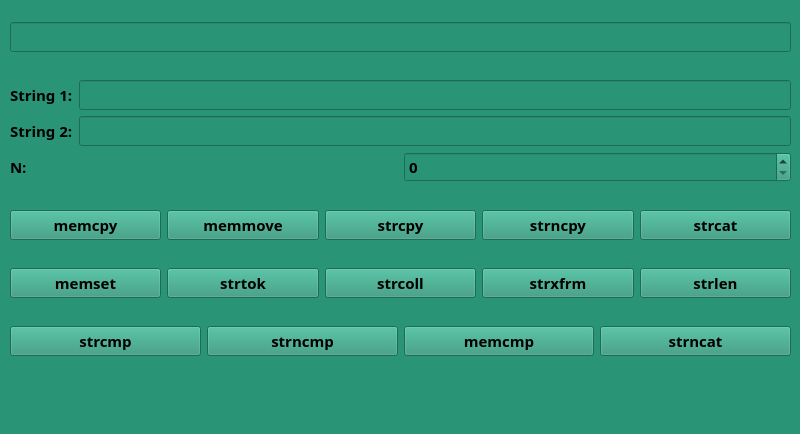
<?xml version="1.0" encoding="UTF-8"?>
<ui version="4.0">
 <class>MainWindow</class>
 <widget class="QMainWindow" name="MainWindow">
  <property name="geometry">
   <rect>
    <x>0</x>
    <y>0</y>
    <width>800</width>
    <height>434</height>
   </rect>
  </property>
  <property name="sizePolicy">
   <sizepolicy hsizetype="Preferred" vsizetype="Preferred">
    <horstretch>0</horstretch>
    <verstretch>0</verstretch>
   </sizepolicy>
  </property>
  <property name="baseSize">
   <size>
    <width>50</width>
    <height>10</height>
   </size>
  </property>
  <property name="font">
   <font>
    <family>11pt Liberation Sans</family>
    <pointsize>15</pointsize>
    <weight>88</weight>
    <italic>false</italic>
    <bold>true</bold>
   </font>
  </property>
  <property name="cursor">
   <cursorShape>ArrowCursor</cursorShape>
  </property>
  <property name="windowTitle">
   <string>MainWindow</string>
  </property>
  <property name="styleSheet">
   <string notr="true">background-color: rgb(42, 148, 118);
color: rgb(0, 0, 0);
font: 700 regular 11pt &quot;Liberation Sans&quot;;</string>
  </property>
  <widget class="QWidget" name="centralwidget">
   <property name="font">
    <font>
     <family>11pt Liberation Sans</family>
     <pointsize>7</pointsize>
     <weight>88</weight>
     <italic>false</italic>
     <bold>true</bold>
     <underline>false</underline>
     <kerning>true</kerning>
    </font>
   </property>
   <widget class="QWidget" name="layoutWidget">
    <property name="geometry">
     <rect>
      <x>10</x>
      <y>0</y>
      <width>781</width>
      <height>381</height>
     </rect>
    </property>
    <layout class="QVBoxLayout" name="verticalLayout">
     <item>
      <widget class="QLineEdit" name="ln_ans">
       <property name="enabled">
        <bool>false</bool>
       </property>
       <property name="font">
        <font>
         <family>11pt Liberation Sans</family>
         <pointsize>11</pointsize>
         <weight>88</weight>
         <italic>false</italic>
         <bold>true</bold>
        </font>
       </property>
      </widget>
     </item>
     <item>
      <layout class="QVBoxLayout" name="verticalLayout_2">
       <item>
        <layout class="QHBoxLayout" name="horizontalLayout_5">
         <item>
          <widget class="QLabel" name="label">
           <property name="font">
            <font>
             <family>11pt Liberation Sans</family>
             <pointsize>11</pointsize>
             <weight>88</weight>
             <italic>false</italic>
             <bold>true</bold>
            </font>
           </property>
           <property name="text">
            <string>String 1:</string>
           </property>
          </widget>
         </item>
         <item>
          <widget class="QLineEdit" name="ln_str1">
           <property name="font">
            <font>
             <family>11pt Liberation Sans</family>
             <pointsize>11</pointsize>
             <weight>88</weight>
             <italic>false</italic>
             <bold>true</bold>
            </font>
           </property>
          </widget>
         </item>
        </layout>
       </item>
       <item>
        <layout class="QHBoxLayout" name="horizontalLayout_4">
         <item>
          <widget class="QLabel" name="label_2">
           <property name="font">
            <font>
             <family>11pt Liberation Sans</family>
             <pointsize>11</pointsize>
             <weight>88</weight>
             <italic>false</italic>
             <bold>true</bold>
            </font>
           </property>
           <property name="text">
            <string>String 2:</string>
           </property>
          </widget>
         </item>
         <item>
          <widget class="QLineEdit" name="ln_str2">
           <property name="font">
            <font>
             <family>11pt Liberation Sans</family>
             <pointsize>11</pointsize>
             <weight>88</weight>
             <italic>false</italic>
             <bold>true</bold>
            </font>
           </property>
          </widget>
         </item>
        </layout>
       </item>
       <item>
        <layout class="QHBoxLayout" name="horizontalLayout_6">
         <item>
          <widget class="QLabel" name="label_3">
           <property name="font">
            <font>
             <family>11pt Liberation Sans</family>
             <pointsize>11</pointsize>
             <weight>88</weight>
             <italic>false</italic>
             <bold>true</bold>
            </font>
           </property>
           <property name="text">
            <string>N:</string>
           </property>
          </widget>
         </item>
         <item>
          <widget class="QSpinBox" name="spb_N">
           <property name="font">
            <font>
             <family>11pt Liberation Sans</family>
             <pointsize>11</pointsize>
             <weight>88</weight>
             <italic>false</italic>
             <bold>true</bold>
            </font>
           </property>
          </widget>
         </item>
        </layout>
       </item>
      </layout>
     </item>
     <item>
      <layout class="QHBoxLayout" name="horizontalLayout_3">
       <item>
        <widget class="QPushButton" name="bnt_memcpy">
         <property name="font">
          <font>
           <family>11pt Liberation Sans</family>
           <pointsize>11</pointsize>
           <weight>88</weight>
           <italic>false</italic>
           <bold>true</bold>
          </font>
         </property>
         <property name="text">
          <string>memcpy</string>
         </property>
        </widget>
       </item>
       <item>
        <widget class="QPushButton" name="bnt_memmove">
         <property name="font">
          <font>
           <family>11pt Liberation Sans</family>
           <pointsize>11</pointsize>
           <weight>88</weight>
           <italic>false</italic>
           <bold>true</bold>
          </font>
         </property>
         <property name="text">
          <string>memmove</string>
         </property>
        </widget>
       </item>
       <item>
        <widget class="QPushButton" name="bnt_strcpy">
         <property name="font">
          <font>
           <family>11pt Liberation Sans</family>
           <pointsize>11</pointsize>
           <weight>88</weight>
           <italic>false</italic>
           <bold>true</bold>
          </font>
         </property>
         <property name="text">
          <string>strcpy</string>
         </property>
        </widget>
       </item>
       <item>
        <widget class="QPushButton" name="bnt_strncpy">
         <property name="font">
          <font>
           <family>11pt Liberation Sans</family>
           <pointsize>11</pointsize>
           <weight>88</weight>
           <italic>false</italic>
           <bold>true</bold>
          </font>
         </property>
         <property name="text">
          <string>strncpy</string>
         </property>
        </widget>
       </item>
       <item>
        <widget class="QPushButton" name="bnt_strcat">
         <property name="font">
          <font>
           <family>11pt Liberation Sans</family>
           <pointsize>11</pointsize>
           <weight>88</weight>
           <italic>false</italic>
           <bold>true</bold>
          </font>
         </property>
         <property name="text">
          <string>strcat</string>
         </property>
        </widget>
       </item>
      </layout>
     </item>
     <item>
      <layout class="QHBoxLayout" name="horizontalLayout_2">
       <item>
        <widget class="QPushButton" name="bnt_memset">
         <property name="font">
          <font>
           <family>11pt Liberation Sans</family>
           <pointsize>11</pointsize>
           <weight>88</weight>
           <italic>false</italic>
           <bold>true</bold>
          </font>
         </property>
         <property name="text">
          <string>memset</string>
         </property>
        </widget>
       </item>
       <item>
        <widget class="QPushButton" name="bnt_strtok">
         <property name="font">
          <font>
           <family>11pt Liberation Sans</family>
           <pointsize>11</pointsize>
           <weight>88</weight>
           <italic>false</italic>
           <bold>true</bold>
          </font>
         </property>
         <property name="text">
          <string>strtok</string>
         </property>
        </widget>
       </item>
       <item>
        <widget class="QPushButton" name="bnt_strcoll">
         <property name="font">
          <font>
           <family>11pt Liberation Sans</family>
           <pointsize>11</pointsize>
           <weight>88</weight>
           <italic>false</italic>
           <bold>true</bold>
          </font>
         </property>
         <property name="text">
          <string>strcoll</string>
         </property>
        </widget>
       </item>
       <item>
        <widget class="QPushButton" name="bnt_strxfrm">
         <property name="font">
          <font>
           <family>11pt Liberation Sans</family>
           <pointsize>11</pointsize>
           <weight>88</weight>
           <italic>false</italic>
           <bold>true</bold>
          </font>
         </property>
         <property name="text">
          <string>strxfrm</string>
         </property>
        </widget>
       </item>
       <item>
        <widget class="QPushButton" name="bnt_strlen">
         <property name="font">
          <font>
           <family>11pt Liberation Sans</family>
           <pointsize>11</pointsize>
           <weight>88</weight>
           <italic>false</italic>
           <bold>true</bold>
          </font>
         </property>
         <property name="text">
          <string>strlen</string>
         </property>
        </widget>
       </item>
      </layout>
     </item>
     <item>
      <layout class="QHBoxLayout" name="horizontalLayout">
       <item>
        <widget class="QPushButton" name="bnt_strcmp">
         <property name="font">
          <font>
           <family>11pt Liberation Sans</family>
           <pointsize>11</pointsize>
           <weight>88</weight>
           <italic>false</italic>
           <bold>true</bold>
          </font>
         </property>
         <property name="text">
          <string>strcmp</string>
         </property>
        </widget>
       </item>
       <item>
        <widget class="QPushButton" name="bnt_strncmp">
         <property name="font">
          <font>
           <family>11pt Liberation Sans</family>
           <pointsize>11</pointsize>
           <weight>88</weight>
           <italic>false</italic>
           <bold>true</bold>
          </font>
         </property>
         <property name="text">
          <string>strncmp</string>
         </property>
        </widget>
       </item>
       <item>
        <widget class="QPushButton" name="bnt_memcmp">
         <property name="font">
          <font>
           <family>11pt Liberation Sans</family>
           <pointsize>11</pointsize>
           <weight>88</weight>
           <italic>false</italic>
           <bold>true</bold>
          </font>
         </property>
         <property name="text">
          <string>memcmp</string>
         </property>
        </widget>
       </item>
       <item>
        <widget class="QPushButton" name="bnt_strncat">
         <property name="font">
          <font>
           <family>11pt Liberation Sans</family>
           <pointsize>11</pointsize>
           <weight>88</weight>
           <italic>false</italic>
           <bold>true</bold>
          </font>
         </property>
         <property name="text">
          <string>strncat</string>
         </property>
        </widget>
       </item>
      </layout>
     </item>
    </layout>
   </widget>
  </widget>
  <widget class="QMenuBar" name="menubar">
   <property name="geometry">
    <rect>
     <x>0</x>
     <y>0</y>
     <width>800</width>
     <height>20</height>
    </rect>
   </property>
   <property name="sizePolicy">
    <sizepolicy hsizetype="MinimumExpanding" vsizetype="Minimum">
     <horstretch>0</horstretch>
     <verstretch>0</verstretch>
    </sizepolicy>
   </property>
  </widget>
  <widget class="QStatusBar" name="statusbar"/>
 </widget>
 <resources/>
 <connections/>
</ui>
